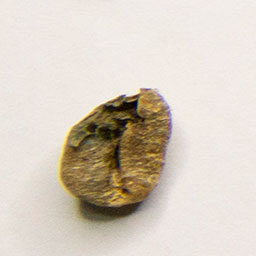
#> input picture dataset/defect/image1.jpg, 256 x 256 px, found by its file name; its folder holds only this picture in this run
$ jupyter execute --allow-errors p0.ipynb   (older library calls are emulated)
#> lines starting #> are read from the running program, lines starting #| are printed output that depends on the picture
[cell 1]
# Import library yang kalian butuhkan
import os
import cv2 as cv
import matplotlib.pyplot as plt
import numpy as np
import pandas as pd
from sklearn.model_selection import train_test_split, cross_val_predict
from sklearn.metrics import accuracy_score, classification_report
from skimage.feature import graycomatrix, graycoprops
from scipy.stats import entropy
from sklearn.ensemble import RandomForestClassifier
from sklearn.svm import SVC
from sklearn.neighbors import KNeighborsClassifier
from sklearn.metrics import accuracy_score, precision_score, recall_score, f1_score, confusion_matrix, classification_report
from sklearn.metrics import (confusion_matrix, ConfusionMatrixDisplay)
import seaborn as sns

## Data Loading

Buat struktur folder dataset sebagai berikut:
```
.
└──dataset
    ├── label1
	├── image1.jpg
	├── image2.jpg
	└── image3.jpg
    ├── label2
    └── label3
    └── dst...
```

[cell 2]
data = []
labels = []
file_name = []
for sub_folder in os.listdir("dataset\\"):
    sub_folder_files = os.listdir(os.path.join("dataset\\", sub_folder))
    for i, image in enumerate(sub_folder_files):
        img_path = os.path.join("dataset\\", sub_folder, image)
        img = cv.imread(img_path)
#> img is the input picture: shape (256, 256, 3); mean B, G, R 194.3, 206.2, 216
        img = img.astype(np.uint8)
        img = cv.cvtColor(img, cv.COLOR_BGR2GRAY)
#> img: shape (256, 256)

        data.append(img)
        labels.append(sub_folder)
        name = os.path.splitext(image)[0]
        file_name.append(image)
#> pass 2 of the loop `for sub_folder in os.listdir("dataset\\"):`:
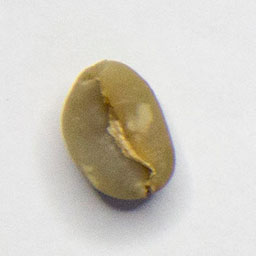
#> input picture dataset/premium/image1.jpg, 256 x 256 px, found by its file name
#> img is the input picture: shape (256, 256, 3); mean B, G, R 197.4, 206.3, 210.5
#> `img = cv.cvtColor(img, cv.COLOR_BGR2GRAY)`:
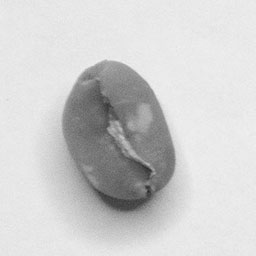
#> img: shape (256, 256); min 37, max 241, mean 206.6

data = np.array(data)
labels = np.array(labels)

[cell 3]
print(f"Jumlah gambar di memori  : {len(data)}")
#| Jumlah gambar di memori  : 2
print(f"Jumlah label di memori   : {len(labels)}")
print(f"Jumlah nama file dibaca  : {len(file_name)}")

## Data Augmentation

### Define Augmentation Function

[cell 4]
# melakukan augmentasi data
data_augmented = []
labels_augmented = []
paths_augmented = []
file_name_augmented = []
for i in range(len(data)):
	pass
#> this loop made 2 passes

[cell 5]
print("Data sebelum augmentasi: ", len(data))
#| Data sebelum augmentasi:  2
print("Data setelah augmentasi: ", len(data_augmented))

## Data Preparation

### Define Preprocessing Function

[cell 6]
# ==========================================
# 1. KERNEL (Hanya yang dipakai)
# ==========================================
kernelSharpening = np.array([
    [1/9, 1/9, 1/9],
    [1/9, 8/9, 1/9],
    [1/9, 1/9, 1/9]
])

sobelX = np.array([
    [-1,  0,  1],
    [-2,  0,  2],
    [-1,  0,  1]
], dtype=np.float32)

sobelY = np.array([
    [ 1,  2,  1],
    [ 0,  0,  0],
    [-1, -2, -1]
], dtype=np.float32)

# ==========================================
# 2. FUNGSI DASAR
# ==========================================

def normalisasi(image):
    # Peregangan kontras manual
    image = (image - np.min(image)) / (np.max(image) - np.min(image)) * 255
    return image.astype(np.uint8)

def histogram_equalization(image):
    height, width = image.shape
    hist = np.zeros(256, dtype=int)

    for i in range(height):
        for j in range(width):
            hist[image[i, j]] += 1

    cdf = np.zeros(256, dtype=int)
    cdf[0] = hist[0]
    for i in range(1, 256):
        cdf[i] = cdf[i-1] + hist[i]

    cdf_normal = np.round(cdf * 255 / (height * width)).astype(np.uint8)

    hasil = np.zeros_like(image, dtype=np.uint8)
    for i in range(height):
        for j in range(width):
            hasil[i, j] = cdf_normal[image[i, j]]

    return hasil

# ==========================================
# 3. FUNGSI SPASIAL (KONVOLUSI & FILTER)
# ==========================================
def convolution(img, kernel):
    size = kernel.shape[0]
    pad_size = size // 2
    padded = np.pad(img, pad_size, mode='constant')
    canvas = np.zeros_like(img).astype(np.float32)
    height, width = img.shape
    for i in range(height):
        for j in range(width):
            region = padded[i:i+size, j:j+size]
            canvas[i, j] = np.sum(region * kernel)
    return canvas

def edge(img, kernelx, kernely):
    gx = convolution(img, kernelx)
    gy = convolution(img, kernely)
    canvas = np.abs(gx) + np.abs(gy)
    canvas = canvas * 255.0 / np.max(canvas)
    return np.clip(canvas, 0, 255).astype(np.uint8)

def filter(img, size, mode):
    height, width = img.shape
    pad = size // 2
    padded = np.pad(img, pad, mode='edge')
    canvas = np.zeros_like(img, dtype=np.uint8)

    match mode:
        case 'mean':
            area = size * size
            for i in range(height):
                for j in range(width):
                    region = padded[i:i+size, j:j+size]
                    total = 0
                    for ki in range(size):
                        for kj in range(size):
                            total += int(region[ki, kj])
                    canvas[i, j] = total // area

        case 'median':
            area = size * size
            for i in range(height):
                for j in range(width):
                    region = padded[i:i+size, j:j+size]
                    values = [0] * area
                    idx = 0
                    for ki in range(size):
                        for kj in range(size):
                            values[idx] = int(region[ki, kj])
                            idx += 1

                    # Bubble sort manual
                    for a in range(area):
                        for b in range(0, area - a - 1):
                            if values[b] > values[b + 1]:
                                values[b], values[b + 1] = values[b + 1], values[b]
                    canvas[i, j] = values[area // 2]

    return canvas

[cell 7]
def resize(image, target_size=(128, 128)):
    old_height, old_width = image.shape[:2]
    new_height, new_width = target_size
    resized_image = np.zeros((new_height, new_width), dtype=np.uint8)
    for i in range(new_height):
        for j in range(new_width):
            x = int(j * old_width / new_width)
            y = int(i * old_height / new_height)
            resized_image[i, j] = image[y, x]
    return resized_image

def prepro1(image):
    # Eksperimen 1: Median Filter + Normalisasi (Manual)

    # 1. Filter median manual (size 3)
    img_median = filter(image, 3, 'median') # [cite: 1, 5, 10]

    # 2. Normalisasi manual
    img_norm = normalisasi(img_median) # [cite: 15, 16]

    return img_norm

def prepro2(image):
    # Eksperimen 2: Ekualisasi Histogram + Sharpening (Manual)

    # 1. Ekualisasi Histogram manual
    img_he = histogram_equalization(image) # [cite: 17, 18]

    # 2. Sharpening menggunakan konvolusi manual
    img_sharpened = convolution(img_he, kernelSharpening) # [cite: 19, 40, 41]

    # Konvolusi bisa menghasilkan nilai di luar 0-255, jadi kita pastikan formatnya aman
    return np.clip(img_sharpened, 0, 255).astype(np.uint8)

def prepro3(image):
    # Eksperimen 3: Smoothing + Edge Detection (Manual)

    # 1. Smoothing (mean filter ukuran 3) manual
    img_smooth = filter(image, 3, 'mean') # [cite: 1, 2, 4]

    # 2. Edge Detection Sobel manual
    img_edge = edge(img_smooth, sobelX, sobelY) # [cite: 19, 42, 43]

    return img_edge

### Preprocessing

[cell 8]
# pada bagian ini bisa gunakan data yang sebelum augmentasi atau setelah augmentasi
dataPreprocessed1 = []
for i in range(len(data)):
    # 1. Resize dulu pakai fungsi manual
    img_resized = resize(data[i], target_size=(128, 128))

    # 2. Panggil eksperimennya (Ganti prepro1 jadi prepro2 / prepro3 untuk tes yang lain)
    img_final = prepro1(img_resized)

    # 3. Masukkan ke list
    dataPreprocessed1.append(img_final)
#> this loop made 2 passes
#> (old_height in resize, old_width in resize, new_height in resize, new_width in resize) on passes 1 to 2: (256, 256, 128, 128), (256, 256, 128, 128)
#> pass 1, in prepro1, `img_median = filter(image, 3, 'median')`:
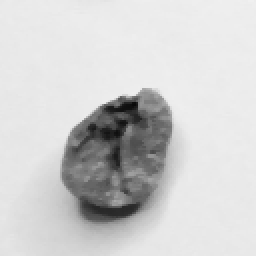
#> img_median: shape (128, 128) (shown 2 times larger); min 9, max 240, mean 207.7
#> after the loop:
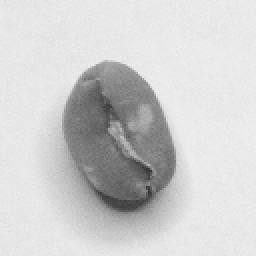
#> img_resized: shape (128, 128) (shown 2 times larger); min 51, max 239, mean 206.6
#> after the loop, dataPreprocessed1 = 2 items

dataPreprocessed1 = np.array(dataPreprocessed1)
print(f"Selesai memproses {len(dataPreprocessed1)} gambar.")
#| Selesai memproses 2 gambar.

[cell 9]
# 1. CEK ANGKA (Pastikan jumlahnya genap 200)
print(f"Jumlah gambar siap ekstrak (dataPreprocessed1) : {len(dataPreprocessed1)}")
#| Jumlah gambar siap ekstrak (dataPreprocessed1) : 2

# 2. CEK VISUAL (Bandingkan gambar asli vs hasil prepro1)
plt.figure(figsize=(10, 5))

# Gambar Original (Indeks ke-0)
plt.subplot(1, 2, 1)
plt.title("Sebelum Preprocessing")
plt.imshow(data[0], cmap='gray')

# Gambar Hasil Prepro1 (Indeks ke-0)
plt.subplot(1, 2, 2)
plt.title("Setelah Prepro1 (Median + Normalisasi)")
plt.imshow(dataPreprocessed1[0], cmap='gray')

plt.show()
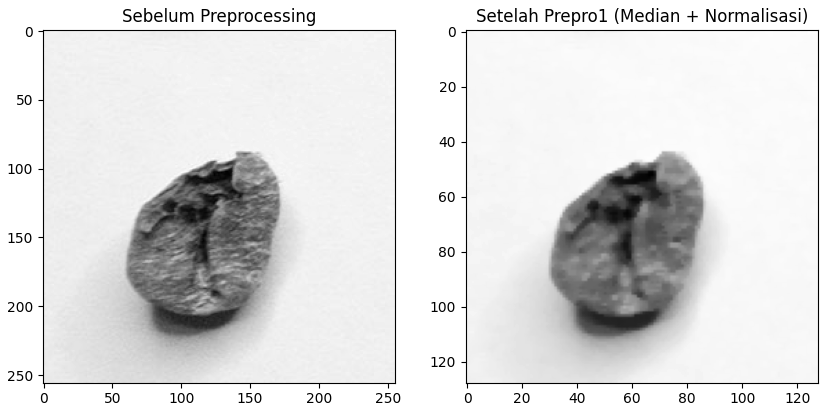
#> figure drawn by matplotlib, 2 panels

[cell 10]
# pada bagian ini bisa gunakan data yang sebelum augmentasi atau setelah augmentasi
dataPreprocessed2 = []
for i in range(len(data)):
    # 1. Resize dulu pakai fungsi manual
    img_resized = resize(data[i], target_size=(128, 128))

    # 2. Panggil eksperimennya (Ganti prepro1 jadi prepro2 / prepro3 untuk tes yang lain)
    img_final = prepro2(img_resized)

    # 3. Masukkan ke list
    dataPreprocessed2.append(img_final)
#> this loop made 2 passes
#> (old_height in resize, old_width in resize, new_height in resize, new_width in resize) on passes 1 to 2: (256, 256, 128, 128), (256, 256, 128, 128)
#> pass 1, in prepro2, `img_he = histogram_equalization(image)`:
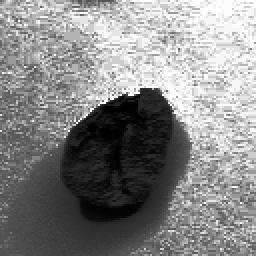
#> img_he: shape (128, 128) (shown 2 times larger); min 0, max 255, mean 134.3
#> pass 1, in convolution, `padded = np.pad(img, pad_size, mode='constant')`:
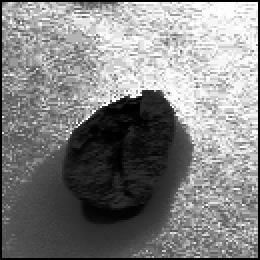
#> padded: shape (130, 130) (shown 2 times larger); min 0, max 255, mean 130.2
#> pass 1, `img_final = prepro2(img_resized)`:
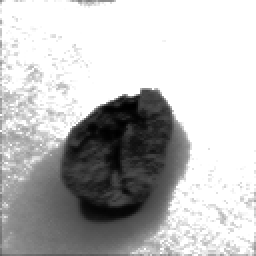
#> img_final: shape (128, 128) (shown 2 times larger); min 0, max 255, mean 188.4
#> after the loop, dataPreprocessed2 = 2 items

dataPreprocessed2 = np.array(dataPreprocessed2)
print(f"Selesai memproses {len(dataPreprocessed2)} gambar.")
#| Selesai memproses 2 gambar.

# 1. CEK ANGKA (Pastikan jumlahnya genap 200)
print(f"Jumlah gambar siap ekstrak (dataPreprocessed2) : {len(dataPreprocessed2)}")
#| Jumlah gambar siap ekstrak (dataPreprocessed2) : 2

# 2. CEK VISUAL (Bandingkan gambar asli vs hasil prepro2)
plt.figure(figsize=(10, 5))

# Gambar Original (Indeks ke-0)
plt.subplot(1, 2, 1)
plt.title("Sebelum Preprocessing")
plt.imshow(data[0], cmap='gray')

# Gambar Hasil Prepro2 (Indeks ke-0)
plt.subplot(1, 2, 2)
plt.title("Setelah Prepro2 (Median + Normalisasi)")
plt.imshow(dataPreprocessed2[0], cmap='gray')

plt.show()

[cell 11]
# pada bagian ini bisa gunakan data yang sebelum augmentasi atau setelah augmentasi
dataPreprocessed3 = []
for i in range(len(data)):
    # 1. Resize dulu pakai fungsi manual
    img_resized = resize(data[i], target_size=(128, 128))

    # 2. Panggil eksperimennya (Ganti prepro1 jadi prepro2 / prepro3 untuk tes yang lain)
    img_final = prepro3(img_resized)

    # 3. Masukkan ke list
    dataPreprocessed3.append(img_final)
#> this loop made 2 passes
#> (old_height in resize, old_width in resize, new_height in resize, new_width in resize) on passes 1 to 2: (256, 256, 128, 128), (256, 256, 128, 128)
#> pass 1, in convolution (call 3), `padded = np.pad(img, pad_size, mode='constant')`:
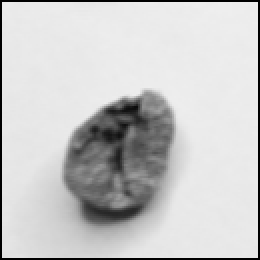
#> padded: shape (130, 130) (shown 2 times larger); min 0, max 238, mean 200.9
#> pass 1, in edge, `gx = convolution(img, kernelx)`:
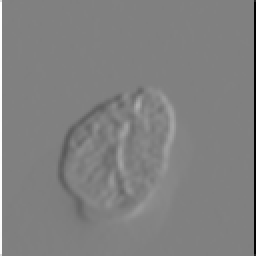
#> gx: shape (128, 128) float32 (shown 2 times larger); min -951, max 935, mean 0.1; drawn with min black and max white
#> pass 1, in edge, `gy = convolution(img, kernely)`:
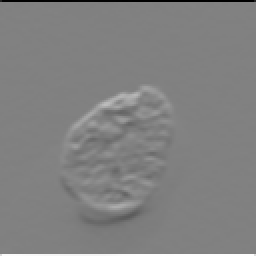
#> gy: shape (128, 128) float32 (shown 2 times larger); min -952, max 928, mean 0.3; drawn with min black and max white
#> after the loop, dataPreprocessed3 = 2 items

dataPreprocessed3 = np.array(dataPreprocessed3)
print(f"Selesai memproses {len(dataPreprocessed3)} gambar.")
#| Selesai memproses 2 gambar.

# 1. CEK ANGKA (Pastikan jumlahnya genap 200)
print(f"Jumlah gambar siap ekstrak (dataPreprocessed3) : {len(dataPreprocessed3)}")
#| Jumlah gambar siap ekstrak (dataPreprocessed3) : 2

# 2. CEK VISUAL (Bandingkan gambar asli vs hasil prepro3)
plt.figure(figsize=(10, 5))

# Gambar Original (Indeks ke-0)
plt.subplot(1, 2, 1)
plt.title("Sebelum Preprocessing")
plt.imshow(data[0], cmap='gray')

# Gambar Hasil Prepro3 (Indeks ke-0)
plt.subplot(1, 2, 2)
plt.title("Setelah Prepro3 (Median + Normalisasi)")
plt.imshow(dataPreprocessed3[0], cmap='gray')
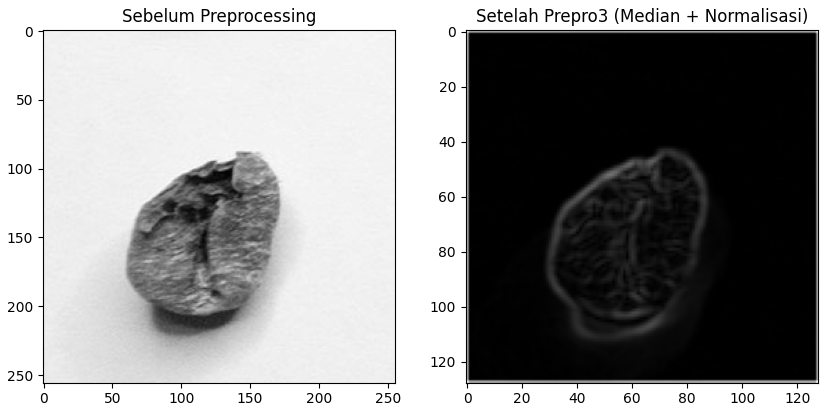
#> figure drawn by matplotlib, 2 panels

### Feature Extraction

[cell 12]
def glcm(image, derajat):
    if derajat == 0:
        angles = [0]
    elif derajat == 45:
        angles = [np.pi / 4]
    elif derajat == 90:
        angles = [np.pi / 2]
    elif derajat == 135:
        angles = [3 * np.pi / 4]
    else:
        raise ValueError("Invalid angle. It should be one of the following: 0, 45, 90, 135.")

    # mengembalikan matrix glcm dari image
    glcm = graycomatrix(image, [1], angles, 256, symmetric=True, normed=True)
    return glcm

[cell 13]
def correlation(matriks):
	return graycoprops(matriks, 'correlation')[0, 0]

[cell 14]
def dissimilarity(matriks):
    return graycoprops(matriks, 'dissimilarity')[0, 0]

[cell 15]
def homogenity(matriks):
    return graycoprops(matriks, 'homogeneity')[0, 0]

[cell 16]
def contrast(matriks):
    return graycoprops(matriks, 'contrast')[0, 0]

[cell 17]
def ASM(matriks):
    return graycoprops(matriks, 'ASM')[0, 0]

[cell 18]
def energy(matriks):
    return graycoprops(matriks, 'energy')[0, 0]

[cell 19]
def entropyGlcm(matriks):
    return entropy(matriks.ravel())

[cell 20]
Derajat0 = []
Derajat45 = []
Derajat90 = []
Derajat135 = []
#> (the rest of this cell did not finish here and is left out)

[cell 21]
Kontras0, Kontras45, Kontras90, Kontras135 = [], [], [], []
dissimilarity0, dissimilarity45, dissimilarity90, dissimilarity135 =  [], [], [], []
homogenity0, homogenity45, homogenity90, homogenity135 = [], [], [], []
entropy0, entropy45, entropy90, entropy135 =  [], [], [], []
ASM0, ASM45, ASM90, ASM135 =  [], [], [], []
energy0, energy45, energy90, energy135 =  [], [], [], []
correlation0, correlation45, correlation90, correlation135 = [], [], [], []

#> (a cell that did not finish here is left out)

[cell 23]
for i in range(len(Derajat0)):
    K0 = contrast(Derajat0[i])
    K45 = contrast(Derajat45[i])
    K90 = contrast(Derajat90[i])
    K135 = contrast(Derajat135[i])
    Kontras0.append(K0)
    Kontras45.append(K45)
    Kontras90.append(K90)
    Kontras135.append(K135)
#> after the loop, Kontras0 = []; Kontras135 = []; Kontras45 = []; Kontras90 = []

[cell 24]
for i in range(len(Derajat0)):
    Dis0 = dissimilarity(Derajat0[i])
    Dis45 = dissimilarity(Derajat45[i])
    Dis90 = dissimilarity(Derajat90[i])
    Dis135 = dissimilarity(Derajat135[i])
    dissimilarity0.append(Dis0)
    dissimilarity45.append(Dis45)
    dissimilarity90.append(Dis90)
    dissimilarity135.append(Dis135)
#> after the loop, dissimilarity0 = []; dissimilarity135 = []; dissimilarity45 = []; dissimilarity90 = []

[cell 25]
for i in range(len(Derajat0)):
    H0 = homogenity(Derajat0[i])
    H45 = homogenity(Derajat45[i])
    H90 = homogenity(Derajat90[i])
    H135 = homogenity(Derajat135[i])
    homogenity0.append(H0)
    homogenity45.append(H45)
    homogenity90.append(H90)
    homogenity135.append(H135)
#> after the loop, homogenity0 = []; homogenity135 = []; homogenity45 = []; homogenity90 = []

[cell 26]
for i in range(len(Derajat0)):
    E0 = entropyGlcm(Derajat0[i])
    E45 = entropyGlcm(Derajat45[i])
    E90 = entropyGlcm(Derajat90[i])
    E135 = entropyGlcm(Derajat135[i])
    entropy0.append(E0)
    entropy45.append(E45)
    entropy90.append(E90)
    entropy135.append(E135)
#> after the loop, entropy0 = []; entropy135 = []; entropy45 = []; entropy90 = []

[cell 27]
for i in range(len(Derajat0)):
    A0 = ASM(Derajat0[i])
    A45 = ASM(Derajat45[i])
    A90 = ASM(Derajat90[i])
    A135 = ASM(Derajat135[i])
    ASM0.append(A0)
    ASM45.append(A45)
    ASM90.append(A90)
    ASM135.append(A135)
#> after the loop, ASM0 = []; ASM135 = []; ASM45 = []; ASM90 = []

[cell 28]
for i in range(len(Derajat0)):
    ER0 = energy(Derajat0[i])
    ER45 = energy(Derajat45[i])
    ER90 = energy(Derajat90[i])
    ER135 = energy(Derajat135[i])
    energy0.append(ER0)
    energy45.append(ER45)
    energy90.append(ER90)
    energy135.append(ER135)
#> after the loop, energy0 = []; energy135 = []; energy45 = []; energy90 = []

### Write the extraction's results to CSV

[cell 29]
dataTable = {'Filename': file_name, 'Label': labels,
        'Contrast0': Kontras0, 'Contrast45': Kontras45, 'Contrast90': Kontras90, 'Contrast135': Kontras135,
        'Homogeneity0': homogenity0, 'Homogeneity45': homogenity45, 'Homogeneity90': homogenity90, 'Homogeneity135': homogenity135,
        'Dissimilarity0': dissimilarity0, 'Dissimilarity45': dissimilarity45, 'Dissimilarity90': dissimilarity90, 'Dissimilarity135': dissimilarity135,
        'Entropy0': entropy0, 'Entropy45': entropy45, 'Entropy90': entropy90, 'Entropy135': entropy135,
        'ASM0': ASM0, 'ASM45': ASM45, 'ASM90': ASM90, 'ASM135': ASM135,
        'Energy0': energy0, 'Energy45': energy45, 'Energy90': energy90, 'Energy135': energy135,
        'Correlation0': correlation0, 'Correlation45': correlation45, 'Correlation90': correlation90, 'Correlation135': correlation135,
        }
# Cek detektif untuk mencari list yang jumlahnya tidak sama
for key, value in dataTable.items():
    print(f"{key}: {len(value)}")
#> this loop made 30 passes
#> (key, value) on passes 1, 3, 4, 5, 6, 7, 8, 9, 10, 11, 12, 13: ('Filename', ['image1.jpg', 'image1.jpg']), ('Contrast0', []), ('Contrast45', []), ('Contrast90', []), ('Contrast135', []), ('Homogeneity0', []), ('Homogeneity45', []), ('Homogeneity90', []), ('Homogeneity135', []), ('Dissimilarity0', []), ('Dissimilarity45', []), ('Dissimilarity90', [])
#| Filename: 2
#| Label: 2
#| Contrast0: 0
#| Contrast45: 0
#| Contrast90: 0
#| Contrast135: 0
#| Homogeneity0: 0
#| Homogeneity45: 0
#> (further printed lines are left out)
